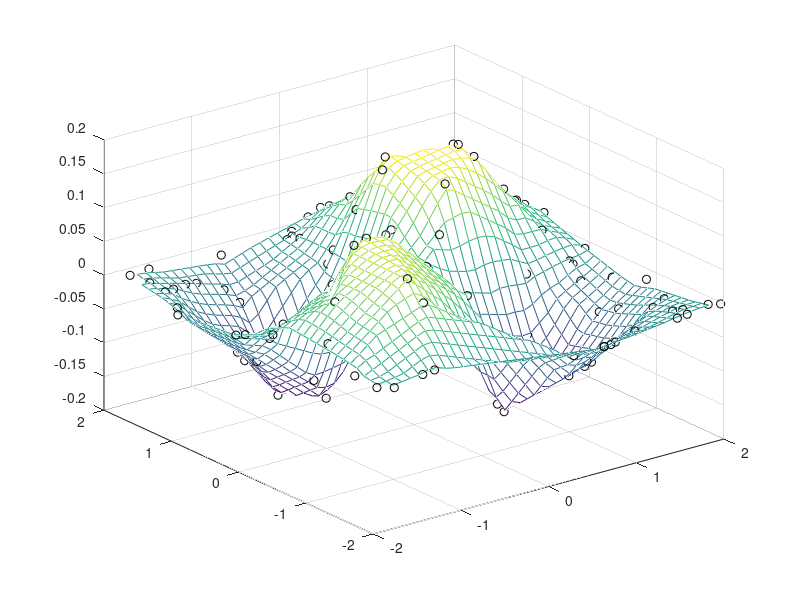

The MATLAB script that drew this image:
x=rand(120,1)*4-2;
y=rand(120,1)*4-2;
z=x.*y.*exp(-x.^2-y.^2);
t=-2:0.1:2;
[X,Y]=meshgrid(t,t);
Z=griddata(x,y,z,X,Y);
mesh(X,Y,Z),hold on,plot3(x,y,z,'ok')
